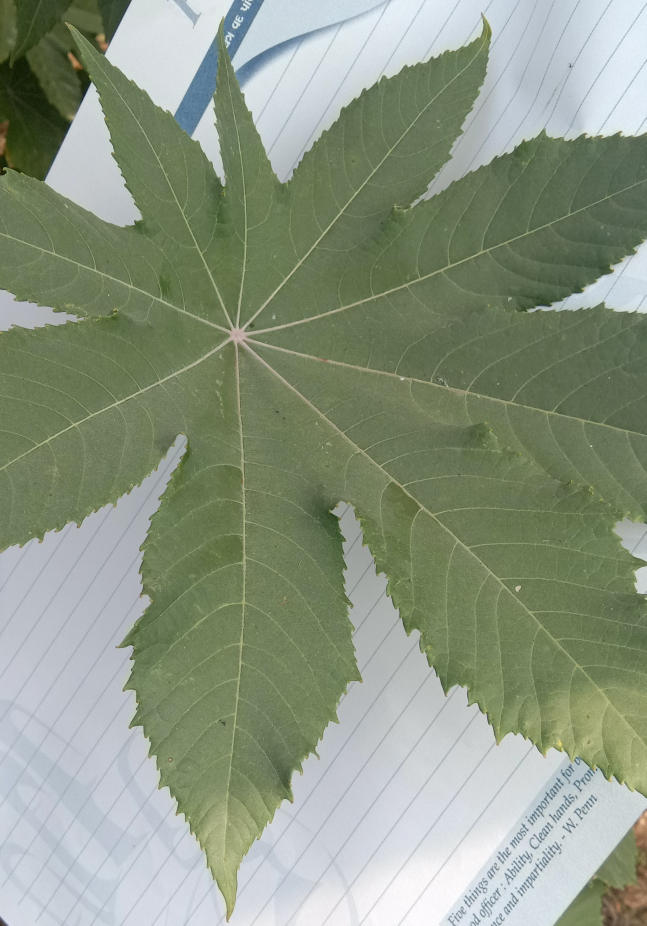
#> input picture data/raw/Castor/Healthy/i18.jpg, 1939 x 2777 px, given in place of image (13).jpg, which was not available (shown at 1/3 size)
$ python iproc.py   (older library calls are emulated)
#> lines starting #> are read from the running program, lines starting #| are printed output that depends on the picture
# -*- coding: utf-8 -*-
"""
Created on Thu May 26 14:11:59 2022

@author: vedhs
"""

import os
import cv2
import time
import random
from pathlib import Path
import iconsole
import traceback
import numpy as np
import numba as nb
from scipy import ndimage
import threading
import json

'''
Class to store data and process it
Data:
    info:bool=False     :   Print info while processing

Methods:
    proc:   Gets images from the folder with labels as immediated heirarchy folder name to the path
        Args:
            func:function  : A function to be processed (pass it as object)
            tkinterStatus=None   :   Tkinter status variable for GUI
        Return:
            Custom:     Returns anything tht the user wants (Default None)

    trainTestSplit:     Splits the given dataset with given ratio, saves in given path for train and test
        Args:
            trainPath:str   :   Path to save train set
            testPath:str    :   Path to save test set
            split:float=0.7   :   Split ratio, 0.7 means 70 in train and 30 in test
            tkinterStatus=None   :   Tkinter status variable for GUI
        Return:
            None
'''
class Data:

    # [180 lines left out: functions __init__, proc, balProc, trainTestSplit, not called in this run]


'''
getImage:   Get a image from path, crop it to square and resize to given x and y
    Args:
        path:str    :   Path to the image to open
    Return:
        image:Numpy array   :   Processed image in numpy from the given path
'''
def getImage(path,size=(0,0),changeColor:bool=False):
    #Reading the image then changing to rgb and resizing it
#> called with size = (0, 0), changeColor = True
    img=cv2.imread(path)
#> img is the input picture: shape (2777, 1939, 3); mean B, G, R 131.3, 151, 139.8

    #Cropping to square
    w,h=img.shape[0],img.shape[1]
#> w = 2777; h = 1939
    if w!=h:
        if w<h:
            img=img[:,int(h/2)-int(w/2):int(h/2)+int(w/2),:]
        else:
            img=img[int(w/2)-int(h/2):int(w/2)+int(h/2),:,:]
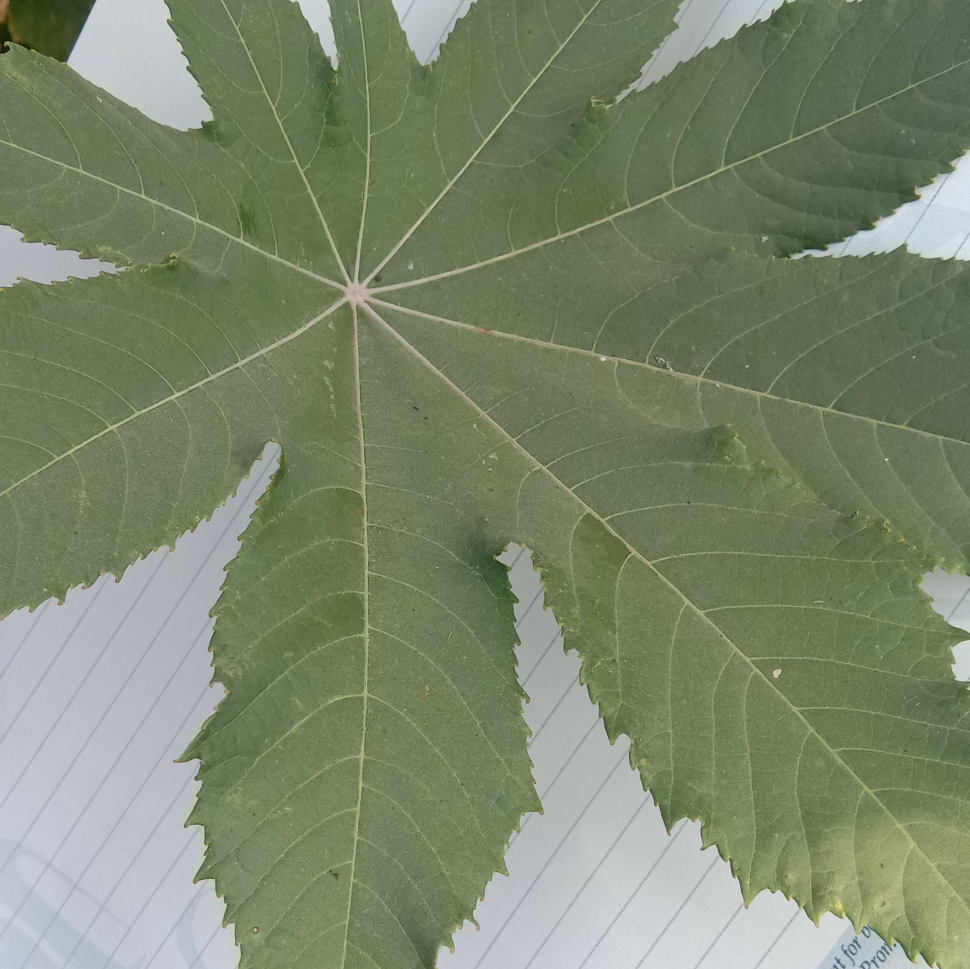
#> img: shape (1938, 1939, 3) (shown at 1/2 size); mean B, G, R 108.1, 135.2, 122.9

    #Resizing to given x and y
    if size!=(0,0):
        img=cv2.resize(img,size)

    if changeColor:
        img=cv2.cvtColor(img,cv2.COLOR_BGR2RGB)

    return img

'''
threshMask (uses numba njit)
    It generates a mask using the threshold value with given 3 channel image
Args:
    lowerbound:np array:    Lowerbound for threshold
    upperbound:np array:    Upperbound for threshold
    mode:int:
        -2      Check all threshold limits (and)
        -1      Check any threshold limit (or)
        0/1/2   Check 0/1/2 channel of the image for threshold
Return:
    mask:np array:  Binary numpy array of same shape as input image of threshold values
'''
# [12 lines left out: function threshMask, not called in this run]

"""
Center zoom in/out of the given image and returning an enlarged/shrinked view of the image without changing dimensions
------
Args:
    img : ndarray:  Image array
    zoom_factor : float:    amount of zoom as a ratio [0 to Inf). Default 0.
------
Returns:
    result: ndarray:    numpy ndarray of the same shape of the input img zoomed by the specified factor.
"""
# [30 lines left out: function cv2_clipped_zoom, not called in this run]


'''
augment:
    augments image and mask with different background to produce n images
    Args:
        img:ndarry
            img to be augmented
        mask:ndarry
            mask for the respective image needed to seperate foreground and replace background
        path:str
            path where the background images are stores, chooses a random image from the folder
        rotate:bool
            boolean check to rotate image while augmentation
        zoom:bool
            boolean check to zoom image while augmentation
        bg:bool
            boolean check to change background from the given path
        n:int
            number of augmented images that needed to be produced
'''
# [34 lines left out: function augment, not called in this run]

'''
createPathIfNotExist:
    Check if path exists, if not then creats it
    Args:
        path:str    Path to be created

'''
def createPathIfNotExist(path:str):
    Path(path).mkdir(parents=True, exist_ok=True)

'''
saveImage:
    Save numpy mage to the given path
    Args:
            img:ndarray    numpy image
            path:str       Save path
            name:Str       Save Name
'''
# [11 lines left out: function saveImage, not called in this run]

'''
getImageFromFolderAsync:
    Using threading get Images from the folder with subfolders in async
    Args:
        XPath:str   path for features
        YPath:str   path for labels
        n:int       number of images to be taken per subfolder
'''
# [75 lines left out: functions getImageFromFolderAsync, getImageWithFolderIDAsync, not called in this run]
'''
getFolders:
    get the names of the folder in the given path
    Args:
        path:str        The path in which the list of folder is needed
    Return:
        folders:list    The list of folder in string present in the path
'''
def getFolders(path):
    return sorted([f.name for f in os.scandir(path.strip()) if f.is_dir()])

'''
binaryProb:
    returns boolean for required probability
    Args:
        ratio:float
            the ratio at which binary threshold is needed
    Return:
        binary Prob:boolean
            gives a random binary number with the inputted ratio
'''
def binaryProb(ratio:float):
    return random.random()<ratio


'''
removeNoiseMask:
    removes noise from the mask like small holes or fills on the edges
    Args:
        mask:ndarry
            the raw mask on which the filter is needed
    Return:
        mask:ndarry
            the filtered mask after removing the noise
'''
# [6 lines left out: function removeNoiseMask, not called in this run]


'''
fillMask
'''
def fill_mask(mask):
    out=ndimage.binary_fill_holes(mask)
    return out.astype(np.int32())

'''
checkIfFileExist:
    CHecks if the file exists in the given list
    Args:
        paths:list
            the list of string which needs to be checked
    Return:
        exist?:bool
            if any on the path in the list exists, it returns True
'''
# [5 lines left out: function checkIfFileExist, not called in this run]


'''
swmad:
    generates sliding window mean absolute deviation
    Args:
        imgs:list
            list of images to be processed
        group_size:int
            size of the group for calculating mean
        thresholde:int
            threshold value for rgb to be included while calculating
'''
# [27 lines left out: functions swmadnb, swmad, not called in this run]

'''
highlight:
    Highlights the specific value from 255
    Args:
        x:int
            the value of the pixel
        p:int
            the value of desired highlighted peak
        s:float
            spread the the function for highlight
'''
@nb.njit
def highlight(x,p,s=0.01):
    return (255)*s**((1/s)*(((x-p)**2)/((255**2)-((x-p)**2))))


'''
highlightColor:
    Hihlights a specfic rgb value in the image
    Args:
        img:ndarray
            numpy array containing the image
        rgb:ndarray
            numpy array containg the rgb value of hioghlight peak
        spread:ndarray
            numpy array containg the spread value for r g and b
        threshold:int
            threshold value for each pixel to be considered for highlight
'''
# [22 lines left out: function highlightColor, not called in this run]

'''
overlayHighlight:
    overlay image with the highlighted pixel value
    Args:
        img:ndarray
            numpy array containing the image to generate the highlight map
        overlay:ndarray
            numpy array containing the overlay image
        rgb:ndarray
            numpy array containing the highlight peak values in r g and b
        spread:ndarray
            numpy array containg the spread value for r g and b
        threshold:int
            threshold value for each pixel to be considered for highlight
'''
# [38 lines left out: functions overlayHighlight, overlayMask, calculateDiseasePart, not called in this run]


def bgr2rgb(img):
    return cv2.cvtColor(img,cv2.COLOR_BGR2RGB)

def rgb_to_hsv(img):
    return cv2.cvtColor(img,cv2.COLOR_RGB2HSV)

if __name__=='__main__':

    img=getImage('data\\train\\segment\\4\\Apple\\Apple_scab\\image (13).jpg',changeColor=True)


$ run again, on data/raw/Castor/Healthy/i7.jpg
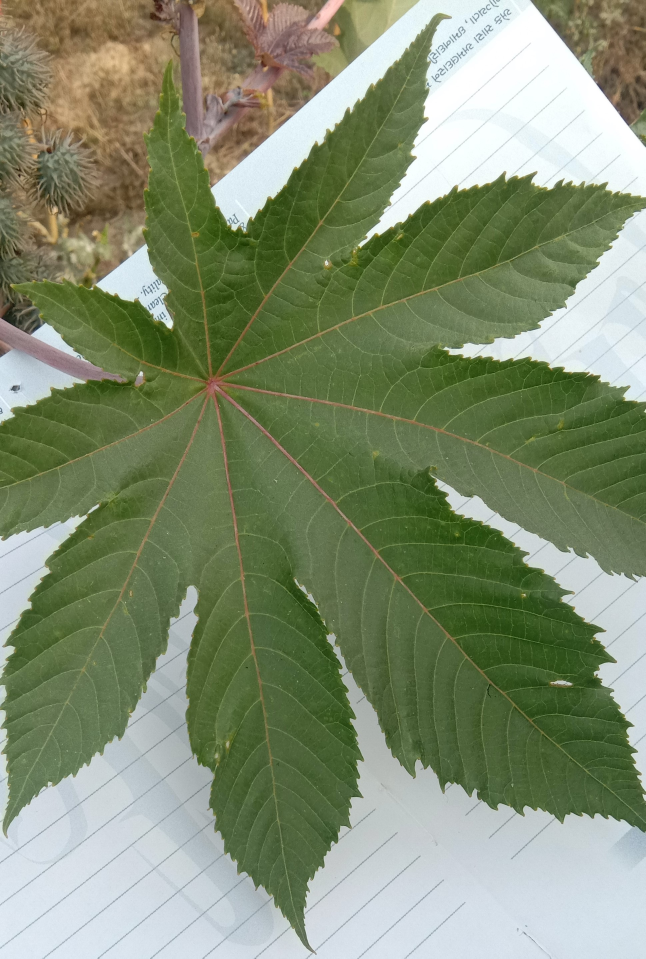
#> input picture data/raw/Castor/Healthy/i7.jpg, 1937 x 2875 px, given in place of image (13).jpg, which was not available (shown at 1/3 size)
#> in getImage, img is the input picture: shape (2875, 1937, 3); mean B, G, R 114.3, 142.8, 130.9
#> in getImage, `img=img[int(w/2)-int(h/2):int(w/2)+int(h/2),:,:]`:
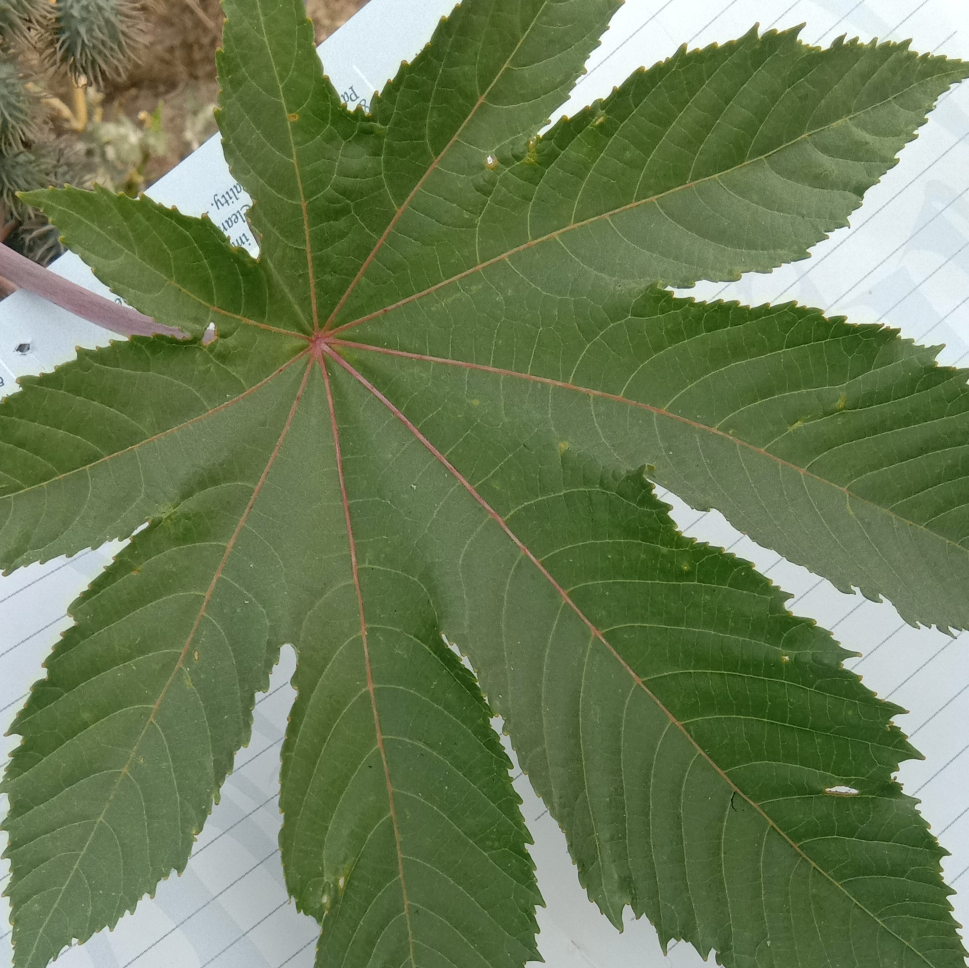
#> img: shape (1936, 1937, 3) (shown at 1/2 size); mean B, G, R 87.1, 124.5, 107.8
